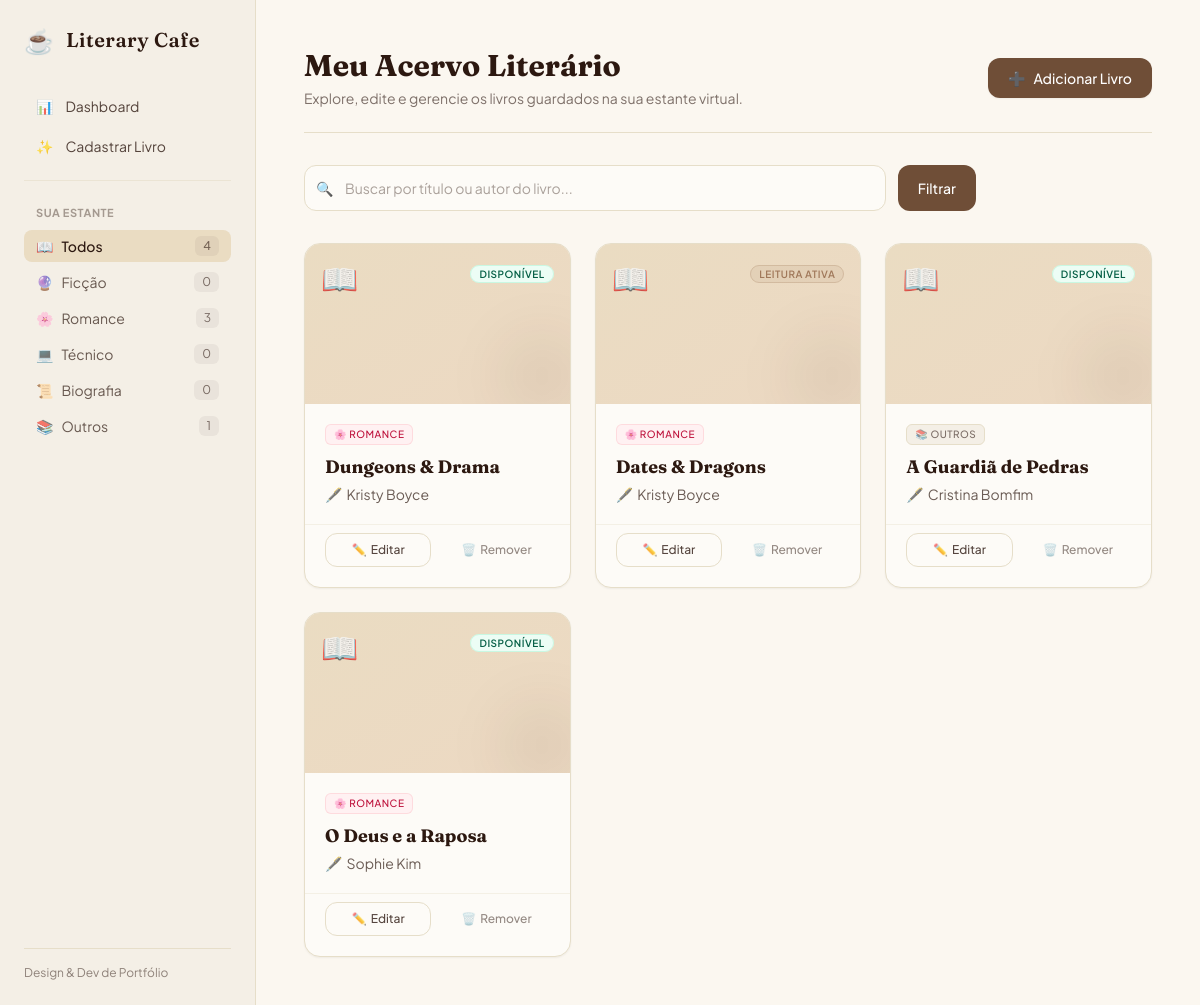
Page /livros/ (signed in) on the committed database.
### livros/models.py (models this page shows, shortened)
class Livro(models.Model):
    CATEGORIA_CHOICES = [
        ('FICCAO', 'Ficção'),
        ('ROMANCE', 'Romance'),
        ('TECNICO', 'Técnico'),
        ('BIOGRAFIA', 'Biografia'),
        ('OUTROS', 'Outros'),
    ]
    titulo = models.CharField(max_length=100)
    autor = models.CharField(max_length=100)
    categoria = models.CharField(
        max_length=50,
        choices=CATEGORIA_CHOICES,
        default='OUTROS'
    )
    isbn = models.CharField(max_length=20)
    ano = models.IntegerField()
    quantidade = models.IntegerField(default=1)
    disponivel = models.BooleanField(default=True)
    emprestado_para = models.CharField(max_length=100, blank=True, null=True)
    data_emprestimo = models.DateField(blank=True, null=True)

### livros/views.py (the view)
@login_required
def lista_livros(request):
    termo_busca = request.GET.get('busca', '')
    categoria_filtrada = request.GET.get('cat', '')
    livros = Livro.objects.all()
    if termo_busca:
        livros = livros.filter(
            Q(titulo__icontains=termo_busca) | Q(autor__icontains=termo_busca)
        )
    if categoria_filtrada:
        livros = livros.filter(categoria=categoria_filtrada)
    contagem_categorias = {
        'FICCAO': Livro.objects.filter(categoria='FICCAO').count(),
        'ROMANCE': Livro.objects.filter(categoria='ROMANCE').count(),
        'TECNICO': Livro.objects.filter(categoria='TECNICO').count(),
        'BIOGRAFIA': Livro.objects.filter(categoria='BIOGRAFIA').count(),
        'OUTROS': Livro.objects.filter(categoria='OUTROS').count(),
        'TOTAL': Livro.objects.count(),
    }
    return render(
        request,
        'livros/lista.html',
        {
            'livros': livros,
            'termo_busca': termo_busca,
            'categoria_filtrada': categoria_filtrada,
            'contagem': contagem_categorias
        }
    )

### livros/templates/livros/lista.html (shortened to what this page needs)
<!DOCTYPE html>
<html lang="pt-BR">
<head>
    <script src="https://cdn.tailwindcss.com"></script>
</head>
<body class="font-sans-cozy min-h-screen flex">
    <aside class="w-64 bg-[#F4EFE6] border-r border-[#E6DEC9] p-6 flex flex-col justify-between hidden md:flex shrink-0">
        <div>
            <div class="flex items-center gap-3 mb-8">
                <span class="text-2xl">☕</span>
                <h1 class="font-serif-cozy text-xl font-semibold tracking-wide text-[#2C1810]">Literary Cafe</h1>
            </div>
            <nav class="space-y-1 mb-6 border-b border-[#E6DEC9]/60 pb-4">
                <a href="{% url 'home' %}" class="flex items-center gap-3 px-3 py-2 hover:bg-[#EADCC2]/50 rounded-lg text-[#2C1810]/80 hover:text-[#2C1810] transition-all text-sm">
                    <span>📊</span> Dashboard
                </a>
                <a href="{% url 'criar_livro' %}" class="flex items-center gap-3 px-3 py-2 hover:bg-[#EADCC2]/50 rounded-lg text-[#2C1810]/80 hover:text-[#2C1810] transition-all text-sm">
                    <span>✨</span> Cadastrar Livro
                </a>
            </nav>
            <div>
                <h2 class="text-[11px] font-bold uppercase tracking-wider text-[#2C1810]/40 px-3 mb-2">Sua Estante</h2>
                <nav class="space-y-1 text-sm">
                    <a href="{% url 'lista_livros' %}" class="flex items-center justify-between px-3 py-1.5 rounded-lg transition-all {% if not category_filtrada %}bg-[#EADCC2] text-[#2C1810] font-medium{% else %}text-[#2C1810]/70 hover:bg-[#EADCC2]/30{% endif %}">
                        <span class="flex items-center gap-2"><span>📖</span> Todos</span>
                        <span class="text-xs bg-[#2C1810]/5 px-2 py-0.5 rounded-md text-[#2C1810]/60">{{ contagem.TOTAL }}</span>
                    </a>
                    <a href="{% url 'lista_livros' %}?cat=FICCAO" class="flex items-center justify-between px-3 py-1.5 rounded-lg transition-all {% if category_filtrada == 'FICCAO' %}bg-[#EADCC2] text-[#2C1810] font-medium{% else %}text-[#2C1810]/70 hover:bg-[#EADCC2]/30{% endif %}">
                        <span class="flex items-center gap-2"><span>🔮</span> Ficção</span>
                        <span class="text-xs bg-[#2C1810]/5 px-2 py-0.5 rounded-md text-[#2C1810]/60">{{ contagem.FICCAO }}</span>
                    </a>
                    <a href="{% url 'lista_livros' %}?cat=ROMANCE" class="flex items-center justify-between px-3 py-1.5 rounded-lg transition-all {% if category_filtrada == 'ROMANCE' %}bg-[#EADCC2] text-[#2C1810] font-medium{% else %}text-[#2C1810]/70 hover:bg-[#EADCC2]/30{% endif %}">
                        <span class="flex items-center gap-2"><span>🌸</span> Romance</span>
                        <span class="text-xs bg-[#2C1810]/5 px-2 py-0.5 rounded-md text-[#2C1810]/60">{{ contagem.ROMANCE }}</span>
                    </a>
                    <a href="{% url 'lista_livros' %}?cat=TECNICO" class="flex items-center justify-between px-3 py-1.5 rounded-lg transition-all {% if category_filtrada == 'TECNICO' %}bg-[#EADCC2] text-[#2C1810] font-medium{% else %}text-[#2C1810]/70 hover:bg-[#EADCC2]/30{% endif %}">
                        <span class="flex items-center gap-2"><span>💻</span> Técnico</span>
                        <span class="text-xs bg-[#2C1810]/5 px-2 py-0.5 rounded-md text-[#2C1810]/60">{{ contagem.TECNICO }}</span>
                    </a>
                    <a href="{% url 'lista_livros' %}?cat=BIOGRAFIA" class="flex items-center justify-between px-3 py-1.5 rounded-lg transition-all {% if category_filtrada == 'BIOGRAFIA' %}bg-[#EADCC2] text-[#2C1810] font-medium{% else %}text-[#2C1810]/70 hover:bg-[#EADCC2]/30{% endif %}">
                        <span class="flex items-center gap-2"><span>📜</span> Biografia</span>
                        <span class="text-xs bg-[#2C1810]/5 px-2 py-0.5 rounded-md text-[#2C1810]/60">{{ contagem.BIOGRAFIA }}</span>
                    </a>
                    <a href="{% url 'lista_livros' %}?cat=OUTROS" class="flex items-center justify-between px-3 py-1.5 rounded-lg transition-all {% if category_filtrada == 'OUTROS' %}bg-[#EADCC2] text-[#2C1810] font-medium{% else %}text-[#2C1810]/70 hover:bg-[#EADCC2]/30{% endif %}">
                        <span class="flex items-center gap-2"><span>📚</span> Outros</span>
                        <span class="text-xs bg-[#2C1810]/5 px-2 py-0.5 rounded-md text-[#2C1810]/60">{{ contagem.OUTROS }}</span>
                    </a>
                </nav>
            </div>
        </div>
        <div class="text-xs text-[#2C1810]/50 border-t border-[#E6DEC9] pt-4">
            <p>Design & Dev de Portfólio</p>
        </div>
    </aside>
    <main class="flex-1 p-6 md:p-12 max-w-6xl mx-auto w-full">
        <header class="flex flex-col sm:flex-row sm:items-center sm:justify-between border-b border-[#E6DEC9] pb-6 mb-8 gap-4">
            <div>
                <h1 class="font-serif-cozy text-3xl font-bold text-[#2C1810]">Meu Acervo Literário</h1>
                <p class="text-[#2C1810]/60 text-sm mt-1">Explore, edite e gerencie os livros guardados na sua estante virtual.</p>
            </div>
            <a href="{% url 'criar_livro' %}" class="inline-flex items-center justify-center gap-2 px-5 py-2.5 bg-[#6F4E37] text-white font-medium rounded-xl shadow-sm hover:bg-[#2C1810] active:scale-[0.98] transition-all text-sm shrink-0">
                <span>➕</span> Adicionar Livro
            </a>
        </header>
        <section class="mb-8">
            <form method="GET" action="{% url 'lista_livros' %}" class="flex gap-3 max-w-2xl">
                <div class="relative flex-1">
                    <span class="absolute inset-y-0 left-0 flex items-center pl-3 text-sm">
                        🔍
                    </span>
                    <input type="text"
                           name="busca"
                           value="{{ termo_busca }}"
                           placeholder="Buscar por título ou autor do livro..."
                           class="w-full pl-10 pr-4 py-3 bg-[#FDFBF7] border border-[#E6DEC9] rounded-xl text-sm text-[#2C1810] placeholder-[#2C1810]/40 focus:outline-none focus:border-[#A0785A] transition-all">
                </div>
                <button type="submit"
                        class="px-5 py-3 bg-[#6F4E37] text-white text-sm font-medium rounded-xl hover:bg-[#2C1810] transition-all shrink-0">
                    Filtrar
                </button>
            </form>
        </section>
        <div class="grid grid-cols-1 sm:grid-cols-2 lg:grid-cols-3 gap-6">
            {% for livro in livros %}
            <div class="bg-[#FDFBF7] border border-[#E6DEC9] rounded-2xl overflow-hidden shadow-sm flex flex-col justify-between transition-all hover:shadow-md hover:-translate-y-1 group">
                <div>
                    <div class="h-40 bg-gradient-to-br from-[#EADCC2] to-[#D4A574]/40 p-4 flex flex-col justify-between relative overflow-hidden">
                        <span class="text-3xl opacity-80 group-hover:scale-110 transition-transform duration-300">📖</span>
                        <div class="absolute right-[-20px] bottom-[-20px] w-24 h-24 bg-[#2C1810]/5 rounded-full blur-xl"></div>
                        <div class="absolute top-4 right-4">
                            {% if livro.disponivel %}
                            <span class="text-[10px] font-semibold bg-emerald-50 text-emerald-800 border border-emerald-200/50 px-2 py-0.5 rounded-full uppercase tracking-wider">Disponível</span>
                            {% else %}
                            <span class="text-[10px] font-semibold bg-[#A0785A]/10 text-[#A0785A] border border-[#A0785A]/25 px-2 py-0.5 rounded-full uppercase tracking-wider">Leitura Ativa</span>
                            {% endif %}
                        </div>
                    </div>
                    <div class="p-5">
                        <div class="mb-2.5 flex flex-wrap gap-1">
                            {% if livro.categoria == 'FICCAO' %}
                                <span class="text-[10px] font-medium bg-purple-50 text-purple-700 border border-purple-200/60 px-2 py-0.5 rounded-md uppercase tracking-wider">🔮 Ficção</span>
                            {% elif livro.categoria == 'ROMANCE' %}
                                <span class="text-[10px] font-medium bg-rose-50 text-rose-700 border border-rose-200/60 px-2 py-0.5 rounded-md uppercase tracking-wider">🌸 Romance</span>
                            {% elif livro.categoria == 'TECNICO' %}
                                <span class="text-[10px] font-medium bg-sky-50 text-sky-700 border border-sky-200/60 px-2 py-0.5 rounded-md uppercase tracking-wider">💻 Técnico</span>
                            {% elif livro.categoria == 'BIOGRAFIA' %}
                                <span class="text-[10px] font-medium bg-amber-50 text-amber-800 border border-amber-200/60 px-2 py-0.5 rounded-md uppercase tracking-wider">📜 Biografia</span>
                            {% else %}
                                <span class="text-[10px] font-medium bg-[#F4EFE6] text-[#2C1810]/60 border border-[#E6DEC9] px-2 py-0.5 rounded-md uppercase tracking-wider">📚 Outros</span>
                            {% endif %}
                        </div>
                        <h3 class="font-serif-cozy text-lg font-bold text-[#2C1810] leading-snug group-hover:text-[#6F4E37] transition-colors line-clamp-1">
                            {{ livro.titulo }}
                        </h3>
                        <p class="text-sm text-[#2C1810]/70 mt-1 flex items-center gap-1">
                            <span>🖋️</span> {{ livro.autor }}
                        </p>
                    </div>
                </div>
                <div class="px-5 pb-5 pt-2 border-t border-[#E6DEC9]/40 flex gap-3">
                    <a href="{% url 'editar_livro' livro.pk %}" class="flex-1 text-center py-2 bg-transparent hover:bg-[#F4EFE6] border border-[#E6DEC9] text-[#2C1810]/80 hover:text-[#2C1810] font-medium rounded-xl text-xs transition-all flex items-center justify-center gap-1">
                        <span>✏️</span> Editar
                    </a>
                    <a href="{% url 'excluir_livro' livro.pk %}" class="flex-1 text-center py-2 bg-transparent hover:bg-red-50 hover:text-red-700 border border-transparent hover:border-red-200 text-[#2C1810]/50 font-medium rounded-xl text-xs transition-all flex items-center justify-center gap-1">
                        <span>🗑️</span> Remover
                    </a>
                </div>
            </div>
            {% endfor %}
        </div>
    </main>
</body>
</html>

### livros/templates/livros/lista.html (style rules this page uses)
.font-serif-cozy { font-family: 'Fraunces', serif; }
.font-sans-cozy { font-family: 'Plus Jakarta Sans', sans-serif; }
body { background-color: #FBF7F0; color: #2C1810; }

### rows in the picture
Livro: disponivel "DISPONÍVEL", categoria "🌸 ROMANCE", titulo "Dungeons & Drama", autor "Kristy Boyce"
Livro: disponivel "LEITURA ATIVA", categoria "🌸 ROMANCE", titulo "Dates & Dragons", autor "Kristy Boyce"
Livro: disponivel "DISPONÍVEL", categoria "📚 OUTROS", titulo "A Guardiã de Pedras", autor "Cristina Bomfim"
Livro: disponivel "DISPONÍVEL", categoria "🌸 ROMANCE", titulo "O Deus e a Raposa", autor "Sophie Kim"

### other values in the picture
{{ contagem.TOTAL }} "4"
{{ contagem.FICCAO }} "0"
{{ contagem.ROMANCE }} "3"
{{ contagem.TECNICO }} "0"
{{ contagem.BIOGRAFIA }} "0"
{{ contagem.OUTROS }} "1"
